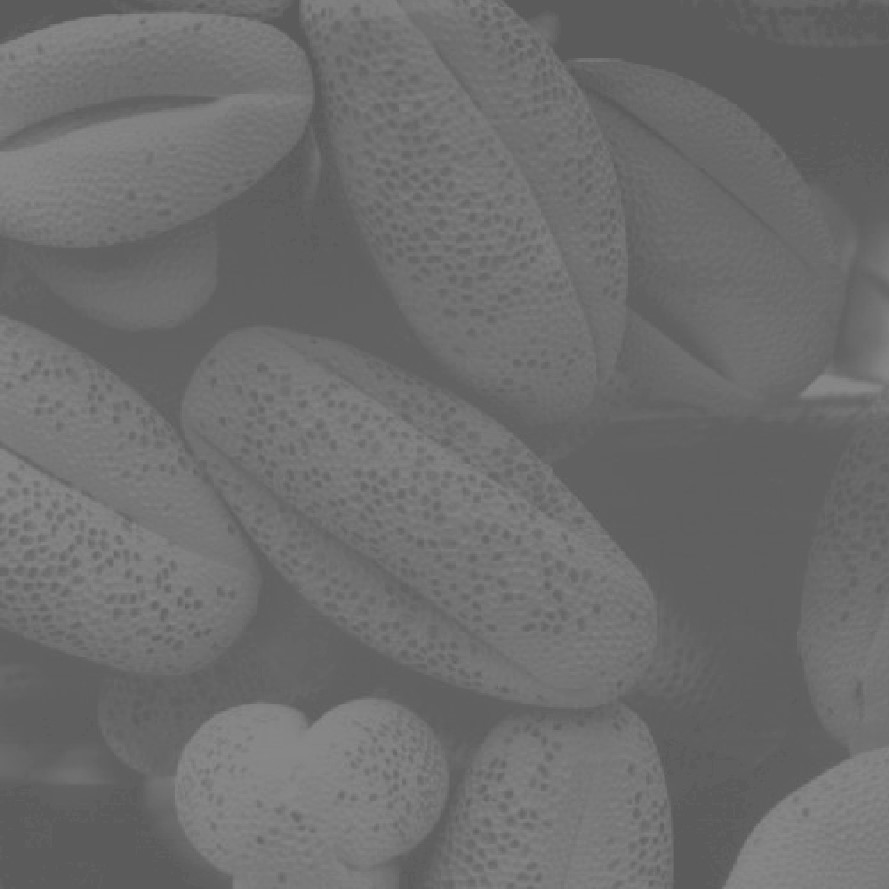
#> input picture week4/bean.jpg, 889 x 889 px
$ python 4_histogram_equalization.py
#> lines starting #> are read from the running program, lines starting #| are printed output that depends on the picture
import cv2
import numpy as np
from matplotlib import pyplot as plt

#흑백 이미지 불러오기
path = "./bean.jpg"
img = cv2.imread(path, cv2.IMREAD_GRAYSCALE)
#> img is the input picture: shape (889, 889); min 86, max 139, mean 109.1
H ,W = img.shape
#> H = 889; W = 889
#np.histogram 함수를 이용해 히스토그램 값 추출
#Tip: np.histogram()
hist, bins = np.histogram(img.ravel(), 256, [0,256])
#> hist = 256 values, max 60133 at index 96, min 0 at index 0, mean 3087.2; bins = 257 values from 0 to 256

#히스토그램의 cdf 계산 및 정규화
#Tip: np.cumsum()
cdf = np.cumsum(hist)
#> cdf = 256 values from 0 to 790321
cdf_normalized = hist / cdf.max()
#> cdf_normalized = 256 values, max 0.0761 at index 96, min 0 at index 0, mean 0.00391

#Histogram Equalization(HE)
cdf_m = np.ma.masked_equal(cdf,0) #cdf에서 0인부분은 모두 mask처리
cdf_m = (cdf_m-cdf_m.min())*255 / ((H * W)-cdf_m.min())
cdf_scaled = np.ma.filled(cdf_m,0).astype('uint8')
#> cdf_scaled = 256 values from 0 to 255
HE_img = cdf_scaled[img]
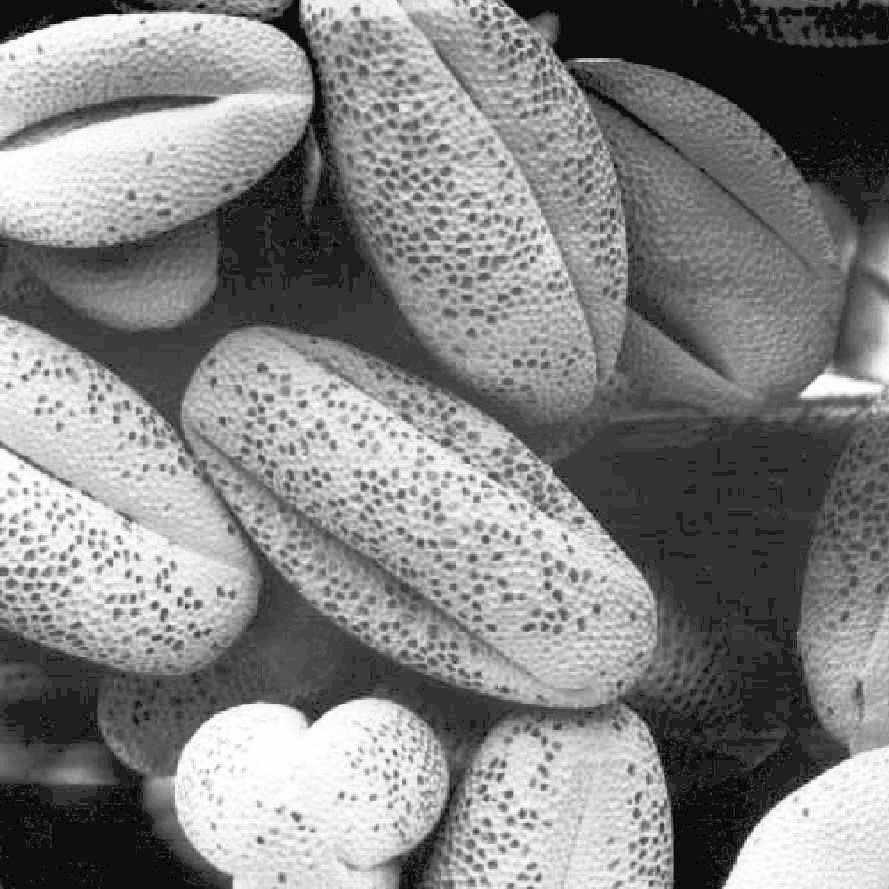
#> HE_img: shape (889, 889); min 0, max 255, mean 130.9

hist_new = np.histogram(HE_img.ravel(), 256, [0,256])

#HE 적용 전/후 histogram 출력

plt.hist(img.ravel(), 256, [0,256])
plt.savefig('original img.png')
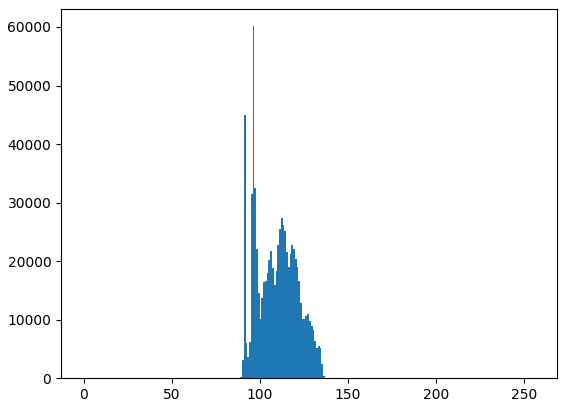
#> figure drawn by matplotlib, 1 panel; tallest bar 60133 high, from x = 96 to 97
plt.show()

plt.hist(HE_img.ravel(), 256, [0,256])
plt.savefig('histogram equalized img.png')
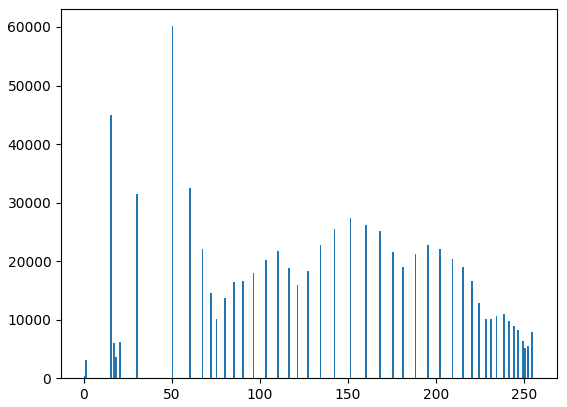
#> figure drawn by matplotlib, 1 panel; tallest bar 60133 high, from x = 50 to 51
plt.show()

#HE 적용 전/후 이미지 출력 및 저장
cv2.imshow('img', img)
cv2.waitKey()
cv2.imshow('HE result', HE_img)
cv2.waitKey()
cv2.imwrite('img.jpg', img)
cv2.imwrite('HE result.jpg', HE_img)
cv2.imwrite
cv2.destroyAllWindows()
